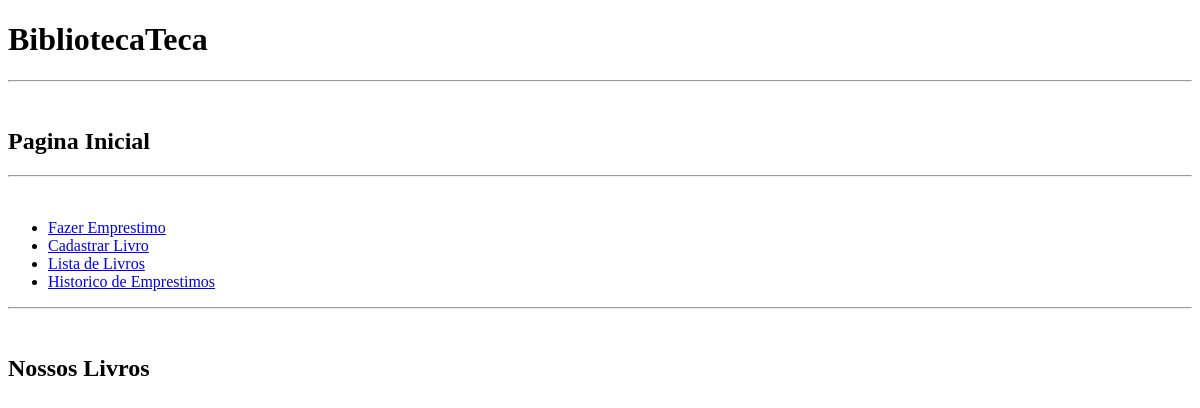
/, run on an earlier commit of the app's database.
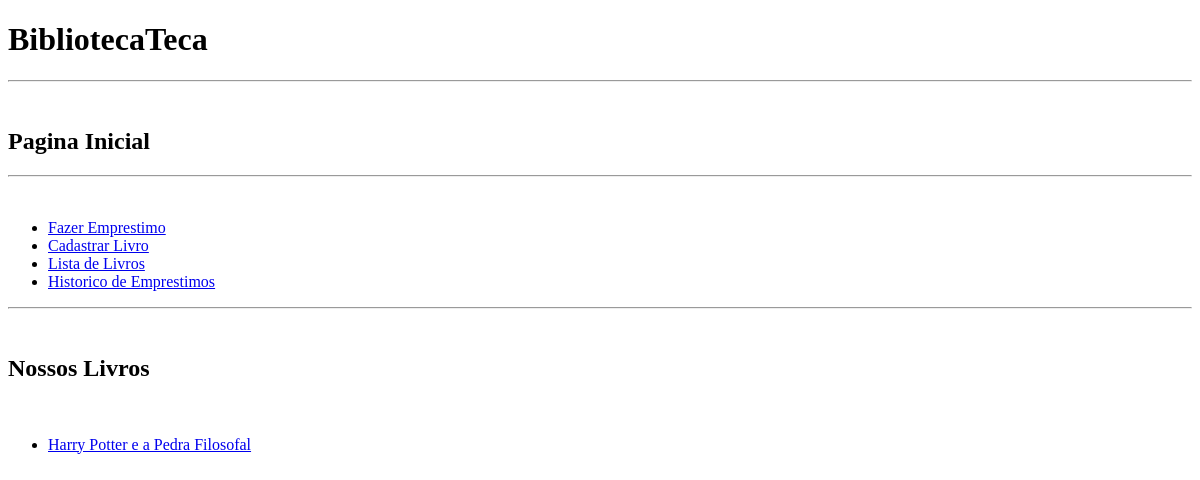
And on a later commit of the database.
### emprestimos/models.py (models this page shows, shortened)
class Livro(models.Model):
    titulo = models.CharField('Titulo', max_length=50)
    descricao = models.TextField('Descrição')
    editora = models.CharField('Editora', max_length=50)
    quantidade = models.PositiveIntegerField('Quantidade')
    data_do_cadastro = models.DateField(auto_now_add=True)
    autor = models.CharField('Autor', max_length=50)

### emprestimos/views.py (the view)
# urls.py: 2. Add a URL to urlpatterns:  path('', views.home, name='home')
def home(request):
    livros = Livro.objects.all()
    context = {"livros": livros}
    return render(request, 'home.html', context)

### emprestimos/templates/home.html (shortened to what this page needs)
<!DOCTYPE html>
<html>
<head>
</head>
<body>
    <h1><b>BibliotecaTeca</b></h1>
    <hr>
    <br>
    <h2><b>Pagina Inicial</b></h2>
    <hr>
    <br>
    <ul>
        <li><a href="{% url 'fazer_emprestimo'%}">Fazer Emprestimo</a></li>
        <li><a href="{% url 'cadastrar_livro'%}">Cadastrar Livro</a></li>
        <li><a href="{% url 'listar_livros'%}">Lista de Livros</a></li>
        <li><a href="{% url 'historico_de_emprestimos'%}">Historico de Emprestimos</a></li>
    </ul>
    <hr>
    <br>
    <h2><b>Nossos Livros</b></h2>
    <br>
    <ul>
    {% for livro in livros %}
        <li><a href="{% url 'detalhar_livro' livro.id %}">{{ livro.titulo }}</a></li>
    {% endfor %}
    </ul>
</body>
</html>

What changed in the data, as far as the page shows it:
added Livro: titulo "Harry Potter e a Pedra Filosofal"
